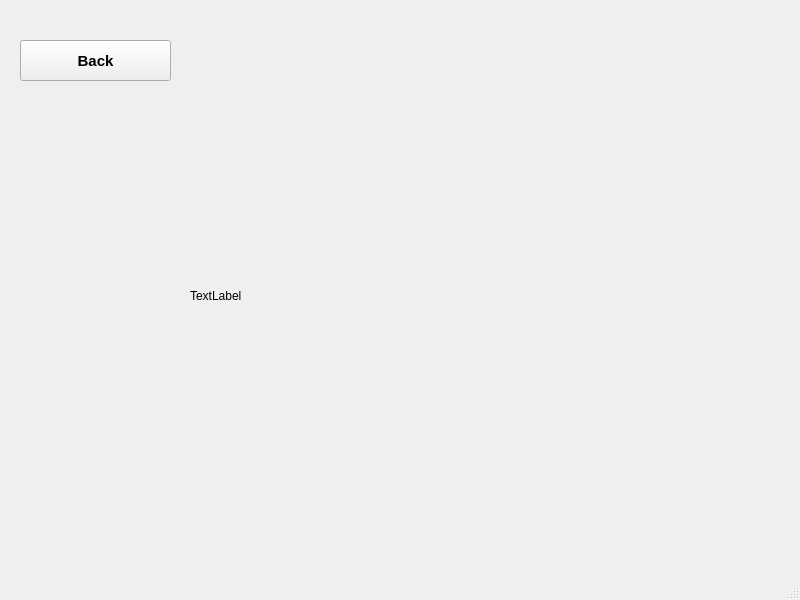
<?xml version="1.0" encoding="UTF-8"?>
<ui version="4.0">
 <class>MainWindow</class>
 <widget class="QMainWindow" name="MainWindow">
  <property name="geometry">
   <rect>
    <x>0</x>
    <y>0</y>
    <width>800</width>
    <height>600</height>
   </rect>
  </property>
  <property name="windowTitle">
   <string>MainWindow</string>
  </property>
  <widget class="QWidget" name="centralwidget">
   <widget class="QPushButton" name="map_back">
    <property name="geometry">
     <rect>
      <x>20</x>
      <y>40</y>
      <width>151</width>
      <height>41</height>
     </rect>
    </property>
    <property name="font">
     <font>
      <family>Arial</family>
      <pointsize>11</pointsize>
      <weight>75</weight>
      <bold>true</bold>
     </font>
    </property>
    <property name="text">
     <string>Back</string>
    </property>
   </widget>
   <widget class="QLabel" name="map_label">
    <property name="geometry">
     <rect>
      <x>190</x>
      <y>40</y>
      <width>561</width>
      <height>511</height>
     </rect>
    </property>
    <property name="text">
     <string>TextLabel</string>
    </property>
   </widget>
  </widget>
  <widget class="QMenuBar" name="menubar">
   <property name="geometry">
    <rect>
     <x>0</x>
     <y>0</y>
     <width>800</width>
     <height>21</height>
    </rect>
   </property>
  </widget>
  <widget class="QStatusBar" name="statusbar"/>
 </widget>
 <resources/>
 <connections/>
</ui>
